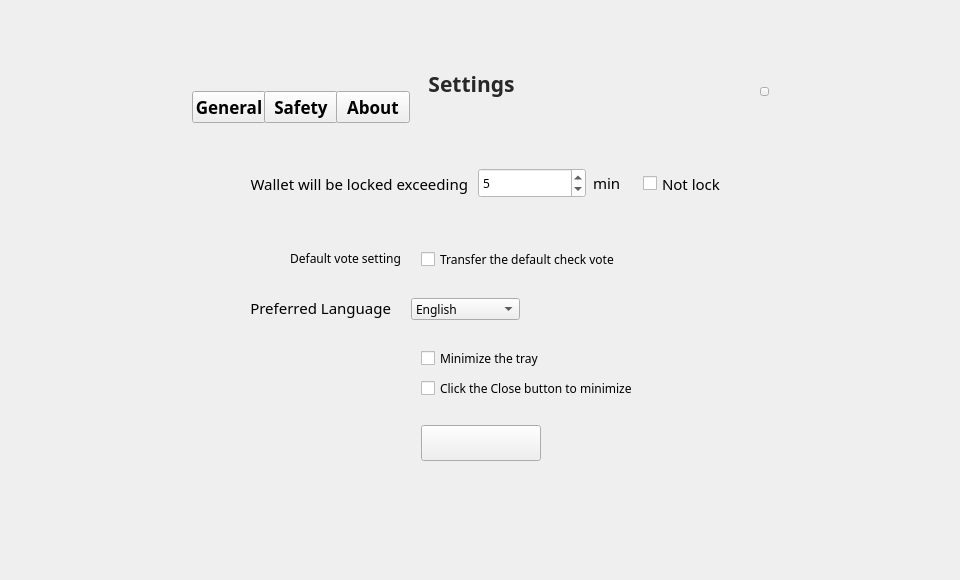
<?xml version="1.0" encoding="UTF-8"?>
<ui version="4.0">
 <class>SetDialog</class>
 <widget class="QDialog" name="SetDialog">
  <property name="geometry">
   <rect>
    <x>0</x>
    <y>0</y>
    <width>960</width>
    <height>580</height>
   </rect>
  </property>
  <property name="font">
   <font>
    <family>微软雅黑</family>
   </font>
  </property>
  <property name="windowTitle">
   <string>Dialog</string>
  </property>
  <property name="styleSheet">
   <string notr="true"/>
  </property>
  <widget class="QWidget" name="widget" native="true">
   <property name="geometry">
    <rect>
     <x>0</x>
     <y>0</y>
     <width>960</width>
     <height>580</height>
    </rect>
   </property>
   <widget class="QWidget" name="containerWidget" native="true">
    <property name="geometry">
     <rect>
      <x>166</x>
      <y>58</y>
      <width>628</width>
      <height>468</height>
     </rect>
    </property>
    <property name="focusPolicy">
     <enum>Qt::ClickFocus</enum>
    </property>
    <widget class="QLabel" name="label">
     <property name="geometry">
      <rect>
       <x>260</x>
       <y>10</y>
       <width>91</width>
       <height>31</height>
      </rect>
     </property>
     <property name="font">
      <font>
       <family>微软雅黑</family>
       <pointsize>16</pointsize>
       <weight>75</weight>
       <bold>true</bold>
      </font>
     </property>
     <property name="styleSheet">
      <string notr="true">color: rgb(40,40,40);</string>
     </property>
     <property name="text">
      <string>Settings</string>
     </property>
     <property name="alignment">
      <set>Qt::AlignCenter</set>
     </property>
    </widget>
    <widget class="QToolButton" name="generalBtn">
     <property name="geometry">
      <rect>
       <x>26</x>
       <y>33</y>
       <width>74</width>
       <height>32</height>
      </rect>
     </property>
     <property name="font">
      <font>
       <family>微软雅黑</family>
       <pointsize>13</pointsize>
       <weight>75</weight>
       <bold>true</bold>
      </font>
     </property>
     <property name="cursor">
      <cursorShape>PointingHandCursor</cursorShape>
     </property>
     <property name="styleSheet">
      <string notr="true"/>
     </property>
     <property name="text">
      <string>General</string>
     </property>
    </widget>
    <widget class="QStackedWidget" name="stackedWidget">
     <property name="geometry">
      <rect>
       <x>0</x>
       <y>70</y>
       <width>628</width>
       <height>398</height>
      </rect>
     </property>
     <property name="currentIndex">
      <number>0</number>
     </property>
     <widget class="QWidget" name="page">
      <widget class="QToolButton" name="saveBtn">
       <property name="geometry">
        <rect>
         <x>255</x>
         <y>297</y>
         <width>120</width>
         <height>36</height>
        </rect>
       </property>
       <property name="font">
        <font>
         <family>微软雅黑</family>
        </font>
       </property>
       <property name="cursor">
        <cursorShape>PointingHandCursor</cursorShape>
       </property>
       <property name="focusPolicy">
        <enum>Qt::NoFocus</enum>
       </property>
       <property name="styleSheet">
        <string notr="true"/>
       </property>
       <property name="text">
        <string/>
       </property>
      </widget>
      <widget class="QLabel" name="label_2">
       <property name="geometry">
        <rect>
         <x>72</x>
         <y>40</y>
         <width>230</width>
         <height>31</height>
        </rect>
       </property>
       <property name="font">
        <font>
         <family>微软雅黑</family>
         <pointsize>11</pointsize>
        </font>
       </property>
       <property name="text">
        <string>Wallet will be locked exceeding</string>
       </property>
       <property name="alignment">
        <set>Qt::AlignRight|Qt::AlignTrailing|Qt::AlignVCenter</set>
       </property>
      </widget>
      <widget class="QComboBox" name="languageComboBox">
       <property name="geometry">
        <rect>
         <x>245</x>
         <y>170</y>
         <width>109</width>
         <height>22</height>
        </rect>
       </property>
       <property name="font">
        <font>
         <family>微软雅黑</family>
        </font>
       </property>
       <property name="focusPolicy">
        <enum>Qt::NoFocus</enum>
       </property>
       <property name="styleSheet">
        <string notr="true"/>
       </property>
       <property name="currentIndex">
        <number>0</number>
       </property>
       <item>
        <property name="text">
         <string>English</string>
        </property>
       </item>
       <item>
        <property name="text">
         <string>한국어.</string>
        </property>
       </item>
       <item>
        <property name="text">
         <string>简体中文</string>
        </property>
       </item>
      </widget>
      <widget class="QCheckBox" name="nolockCheckBox">
       <property name="geometry">
        <rect>
         <x>477</x>
         <y>45</y>
         <width>101</width>
         <height>21</height>
        </rect>
       </property>
       <property name="font">
        <font>
         <family>微软雅黑</family>
         <pointsize>11</pointsize>
        </font>
       </property>
       <property name="cursor">
        <cursorShape>PointingHandCursor</cursorShape>
       </property>
       <property name="focusPolicy">
        <enum>Qt::NoFocus</enum>
       </property>
       <property name="text">
        <string>Not lock</string>
       </property>
      </widget>
      <widget class="QLabel" name="label_5">
       <property name="geometry">
        <rect>
         <x>115</x>
         <y>120</y>
         <width>120</width>
         <height>21</height>
        </rect>
       </property>
       <property name="font">
        <font>
         <family>微软雅黑</family>
         <pointsize>9</pointsize>
        </font>
       </property>
       <property name="text">
        <string>Default vote setting</string>
       </property>
       <property name="alignment">
        <set>Qt::AlignRight|Qt::AlignTrailing|Qt::AlignVCenter</set>
       </property>
      </widget>
      <widget class="QSpinBox" name="lockTimeSpinBox">
       <property name="geometry">
        <rect>
         <x>312</x>
         <y>40</y>
         <width>108</width>
         <height>30</height>
        </rect>
       </property>
       <property name="font">
        <font>
         <family>微软雅黑</family>
        </font>
       </property>
       <property name="focusPolicy">
        <enum>Qt::ClickFocus</enum>
       </property>
       <property name="styleSheet">
        <string notr="true">background-color: rgb(255, 255, 255);</string>
       </property>
       <property name="readOnly">
        <bool>false</bool>
       </property>
       <property name="minimum">
        <number>0</number>
       </property>
       <property name="maximum">
        <number>60</number>
       </property>
       <property name="value">
        <number>5</number>
       </property>
      </widget>
      <widget class="QLabel" name="label_6">
       <property name="geometry">
        <rect>
         <x>64</x>
         <y>170</y>
         <width>161</width>
         <height>20</height>
        </rect>
       </property>
       <property name="font">
        <font>
         <family>微软雅黑</family>
         <pointsize>11</pointsize>
        </font>
       </property>
       <property name="text">
        <string>Preferred Language</string>
       </property>
       <property name="alignment">
        <set>Qt::AlignRight|Qt::AlignTrailing|Qt::AlignVCenter</set>
       </property>
      </widget>
      <widget class="QLabel" name="label_3">
       <property name="geometry">
        <rect>
         <x>427</x>
         <y>47</y>
         <width>31</width>
         <height>16</height>
        </rect>
       </property>
       <property name="font">
        <font>
         <family>微软雅黑</family>
         <pointsize>11</pointsize>
        </font>
       </property>
       <property name="text">
        <string>min</string>
       </property>
      </widget>
      <widget class="QCheckBox" name="voteCheckBox">
       <property name="geometry">
        <rect>
         <x>255</x>
         <y>120</y>
         <width>261</width>
         <height>23</height>
        </rect>
       </property>
       <property name="font">
        <font>
         <family>微软雅黑</family>
         <pointsize>9</pointsize>
        </font>
       </property>
       <property name="cursor">
        <cursorShape>PointingHandCursor</cursorShape>
       </property>
       <property name="focusPolicy">
        <enum>Qt::NoFocus</enum>
       </property>
       <property name="text">
        <string>Transfer the default check vote</string>
       </property>
      </widget>
      <widget class="QCheckBox" name="minimizeCheckBox">
       <property name="geometry">
        <rect>
         <x>255</x>
         <y>220</y>
         <width>171</width>
         <height>21</height>
        </rect>
       </property>
       <property name="font">
        <font>
         <family>微软雅黑</family>
         <pointsize>9</pointsize>
        </font>
       </property>
       <property name="cursor">
        <cursorShape>PointingHandCursor</cursorShape>
       </property>
       <property name="focusPolicy">
        <enum>Qt::NoFocus</enum>
       </property>
       <property name="text">
        <string>Minimize the tray</string>
       </property>
      </widget>
      <widget class="QCheckBox" name="closeCheckBox">
       <property name="geometry">
        <rect>
         <x>255</x>
         <y>250</y>
         <width>220</width>
         <height>21</height>
        </rect>
       </property>
       <property name="font">
        <font>
         <family>微软雅黑</family>
         <pointsize>9</pointsize>
        </font>
       </property>
       <property name="cursor">
        <cursorShape>PointingHandCursor</cursorShape>
       </property>
       <property name="focusPolicy">
        <enum>Qt::NoFocus</enum>
       </property>
       <property name="text">
        <string>Click the Close button to minimize</string>
       </property>
      </widget>
     </widget>
     <widget class="QWidget" name="page_2">
      <widget class="QLineEdit" name="newPwdLineEdit">
       <property name="geometry">
        <rect>
         <x>225</x>
         <y>105</y>
         <width>195</width>
         <height>28</height>
        </rect>
       </property>
       <property name="font">
        <font>
         <family>微软雅黑</family>
        </font>
       </property>
       <property name="contextMenuPolicy">
        <enum>Qt::DefaultContextMenu</enum>
       </property>
       <property name="echoMode">
        <enum>QLineEdit::Password</enum>
       </property>
      </widget>
      <widget class="QLineEdit" name="confirmPwdLineEdit">
       <property name="geometry">
        <rect>
         <x>225</x>
         <y>162</y>
         <width>195</width>
         <height>28</height>
        </rect>
       </property>
       <property name="font">
        <font>
         <family>微软雅黑</family>
        </font>
       </property>
       <property name="contextMenuPolicy">
        <enum>Qt::DefaultContextMenu</enum>
       </property>
       <property name="echoMode">
        <enum>QLineEdit::Password</enum>
       </property>
      </widget>
      <widget class="QToolButton" name="confirmBtn">
       <property name="geometry">
        <rect>
         <x>232</x>
         <y>238</y>
         <width>120</width>
         <height>36</height>
        </rect>
       </property>
       <property name="cursor">
        <cursorShape>PointingHandCursor</cursorShape>
       </property>
       <property name="focusPolicy">
        <enum>Qt::NoFocus</enum>
       </property>
       <property name="text">
        <string/>
       </property>
      </widget>
      <widget class="QLabel" name="label_7">
       <property name="geometry">
        <rect>
         <x>90</x>
         <y>167</y>
         <width>120</width>
         <height>16</height>
        </rect>
       </property>
       <property name="font">
        <font>
         <family>微软雅黑</family>
         <pointsize>11</pointsize>
         <stylestrategy>PreferDefault</stylestrategy>
        </font>
       </property>
       <property name="text">
        <string>Verify password:</string>
       </property>
       <property name="alignment">
        <set>Qt::AlignRight|Qt::AlignTrailing|Qt::AlignVCenter</set>
       </property>
      </widget>
      <widget class="QLabel" name="tipLabel3">
       <property name="geometry">
        <rect>
         <x>430</x>
         <y>53</y>
         <width>151</width>
         <height>16</height>
        </rect>
       </property>
       <property name="font">
        <font>
         <pointsize>11</pointsize>
        </font>
       </property>
       <property name="styleSheet">
        <string notr="true">color: rgb(255, 0, 0);</string>
       </property>
       <property name="text">
        <string/>
       </property>
      </widget>
      <widget class="QLabel" name="label_8">
       <property name="geometry">
        <rect>
         <x>69</x>
         <y>53</y>
         <width>141</width>
         <height>20</height>
        </rect>
       </property>
       <property name="font">
        <font>
         <family>微软雅黑</family>
         <pointsize>11</pointsize>
         <stylestrategy>PreferDefault</stylestrategy>
        </font>
       </property>
       <property name="text">
        <string>Current password:</string>
       </property>
       <property name="alignment">
        <set>Qt::AlignRight|Qt::AlignTrailing|Qt::AlignVCenter</set>
       </property>
      </widget>
      <widget class="QLabel" name="tipLabel2">
       <property name="geometry">
        <rect>
         <x>430</x>
         <y>167</y>
         <width>151</width>
         <height>16</height>
        </rect>
       </property>
       <property name="font">
        <font>
         <pointsize>11</pointsize>
        </font>
       </property>
       <property name="styleSheet">
        <string notr="true">color: rgb(255, 0, 0);</string>
       </property>
       <property name="text">
        <string/>
       </property>
      </widget>
      <widget class="QLabel" name="label_9">
       <property name="geometry">
        <rect>
         <x>100</x>
         <y>110</y>
         <width>110</width>
         <height>16</height>
        </rect>
       </property>
       <property name="font">
        <font>
         <family>微软雅黑</family>
         <pointsize>11</pointsize>
         <stylestrategy>PreferDefault</stylestrategy>
        </font>
       </property>
       <property name="text">
        <string>New password:</string>
       </property>
       <property name="alignment">
        <set>Qt::AlignRight|Qt::AlignTrailing|Qt::AlignVCenter</set>
       </property>
      </widget>
      <widget class="QLabel" name="tipLabel">
       <property name="geometry">
        <rect>
         <x>430</x>
         <y>110</y>
         <width>151</width>
         <height>16</height>
        </rect>
       </property>
       <property name="font">
        <font>
         <pointsize>11</pointsize>
        </font>
       </property>
       <property name="styleSheet">
        <string notr="true">color: rgb(255, 0, 0);</string>
       </property>
       <property name="text">
        <string/>
       </property>
      </widget>
      <widget class="QLineEdit" name="oldPwdLineEdit">
       <property name="geometry">
        <rect>
         <x>225</x>
         <y>48</y>
         <width>195</width>
         <height>28</height>
        </rect>
       </property>
       <property name="font">
        <font>
         <family>微软雅黑</family>
        </font>
       </property>
       <property name="contextMenuPolicy">
        <enum>Qt::DefaultContextMenu</enum>
       </property>
       <property name="echoMode">
        <enum>QLineEdit::Password</enum>
       </property>
      </widget>
     </widget>
     <widget class="QWidget" name="page_3">
      <widget class="QToolButton" name="resyncBtn">
       <property name="geometry">
        <rect>
         <x>177</x>
         <y>170</y>
         <width>120</width>
         <height>36</height>
        </rect>
       </property>
       <property name="cursor">
        <cursorShape>PointingHandCursor</cursorShape>
       </property>
       <property name="focusPolicy">
        <enum>Qt::NoFocus</enum>
       </property>
       <property name="text">
        <string>Resyn the blocks</string>
       </property>
      </widget>
      <widget class="QToolButton" name="scanBtn">
       <property name="geometry">
        <rect>
         <x>334</x>
         <y>170</y>
         <width>120</width>
         <height>36</height>
        </rect>
       </property>
       <property name="cursor">
        <cursorShape>PointingHandCursor</cursorShape>
       </property>
       <property name="focusPolicy">
        <enum>Qt::NoFocus</enum>
       </property>
       <property name="text">
        <string>scan</string>
       </property>
      </widget>
      <widget class="QLabel" name="linkLabel">
       <property name="geometry">
        <rect>
         <x>176</x>
         <y>100</y>
         <width>121</width>
         <height>20</height>
        </rect>
       </property>
       <property name="text">
        <string>Official website:</string>
       </property>
       <property name="alignment">
        <set>Qt::AlignRight|Qt::AlignTrailing|Qt::AlignVCenter</set>
       </property>
      </widget>
      <widget class="QPushButton" name="linkBtn">
       <property name="geometry">
        <rect>
         <x>297</x>
         <y>97</y>
         <width>120</width>
         <height>24</height>
        </rect>
       </property>
       <property name="cursor">
        <cursorShape>PointingHandCursor</cursorShape>
       </property>
       <property name="styleSheet">
        <string notr="true">font: 9pt &quot;微软雅黑&quot;;
text-decoration: underline;
color: rgb(64, 154, 255);
background:transparent;</string>
       </property>
       <property name="text">
        <string>www.tongtongcoin.com</string>
       </property>
      </widget>
     </widget>
    </widget>
    <widget class="QToolButton" name="closeBtn">
     <property name="geometry">
      <rect>
       <x>594</x>
       <y>29</y>
       <width>9</width>
       <height>9</height>
      </rect>
     </property>
     <property name="cursor">
      <cursorShape>PointingHandCursor</cursorShape>
     </property>
     <property name="focusPolicy">
      <enum>Qt::NoFocus</enum>
     </property>
     <property name="text">
      <string/>
     </property>
    </widget>
    <widget class="QToolButton" name="safeBtn">
     <property name="geometry">
      <rect>
       <x>98</x>
       <y>33</y>
       <width>74</width>
       <height>32</height>
      </rect>
     </property>
     <property name="font">
      <font>
       <pointsize>13</pointsize>
       <weight>75</weight>
       <bold>true</bold>
      </font>
     </property>
     <property name="cursor">
      <cursorShape>PointingHandCursor</cursorShape>
     </property>
     <property name="styleSheet">
      <string notr="true"/>
     </property>
     <property name="text">
      <string>Safety</string>
     </property>
    </widget>
    <widget class="QToolButton" name="networkBtn">
     <property name="geometry">
      <rect>
       <x>170</x>
       <y>33</y>
       <width>74</width>
       <height>32</height>
      </rect>
     </property>
     <property name="font">
      <font>
       <pointsize>13</pointsize>
       <weight>75</weight>
       <bold>true</bold>
      </font>
     </property>
     <property name="cursor">
      <cursorShape>PointingHandCursor</cursorShape>
     </property>
     <property name="styleSheet">
      <string notr="true"/>
     </property>
     <property name="text">
      <string>About</string>
     </property>
    </widget>
   </widget>
  </widget>
 </widget>
 <tabstops>
  <tabstop>oldPwdLineEdit</tabstop>
  <tabstop>newPwdLineEdit</tabstop>
  <tabstop>confirmPwdLineEdit</tabstop>
  <tabstop>lockTimeSpinBox</tabstop>
  <tabstop>generalBtn</tabstop>
  <tabstop>networkBtn</tabstop>
  <tabstop>linkBtn</tabstop>
  <tabstop>safeBtn</tabstop>
 </tabstops>
 <resources/>
 <connections/>
</ui>
